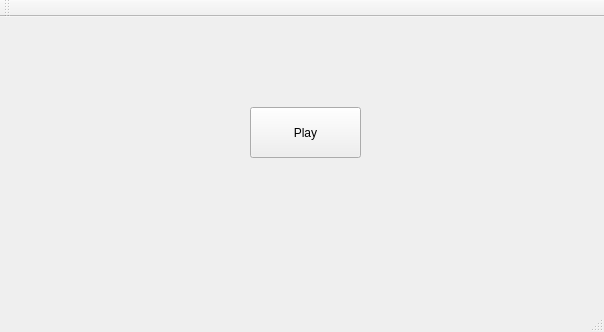
<?xml version="1.0" encoding="UTF-8"?>
<ui version="4.0">
 <class>MainWindow</class>
 <widget class="QMainWindow" name="MainWindow">
  <property name="geometry">
   <rect>
    <x>0</x>
    <y>0</y>
    <width>604</width>
    <height>332</height>
   </rect>
  </property>
  <property name="windowTitle">
   <string>MainWindow</string>
  </property>
  <widget class="QWidget" name="centralWidget">
   <widget class="QPushButton" name="PlayButton">
    <property name="geometry">
     <rect>
      <x>250</x>
      <y>90</y>
      <width>111</width>
      <height>51</height>
     </rect>
    </property>
    <property name="text">
     <string>Play</string>
    </property>
   </widget>
  </widget>
  <widget class="QToolBar" name="mainToolBar">
   <attribute name="toolBarArea">
    <enum>TopToolBarArea</enum>
   </attribute>
   <attribute name="toolBarBreak">
    <bool>false</bool>
   </attribute>
  </widget>
  <widget class="QStatusBar" name="statusBar"/>
  <widget class="QMenuBar" name="menuBar">
   <property name="geometry">
    <rect>
     <x>0</x>
     <y>0</y>
     <width>604</width>
     <height>22</height>
    </rect>
   </property>
  </widget>
 </widget>
 <layoutdefault spacing="6" margin="11"/>
 <resources/>
 <connections/>
</ui>
